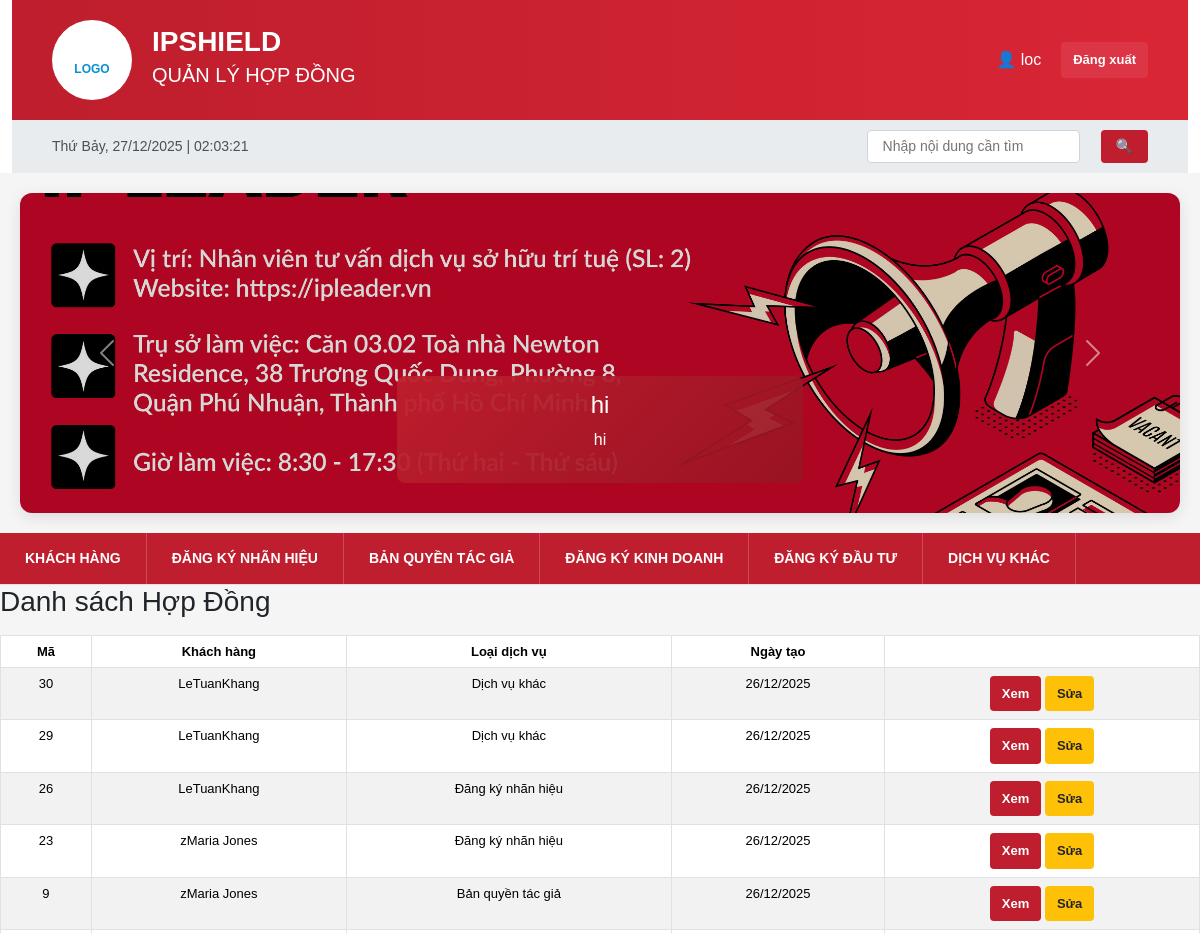
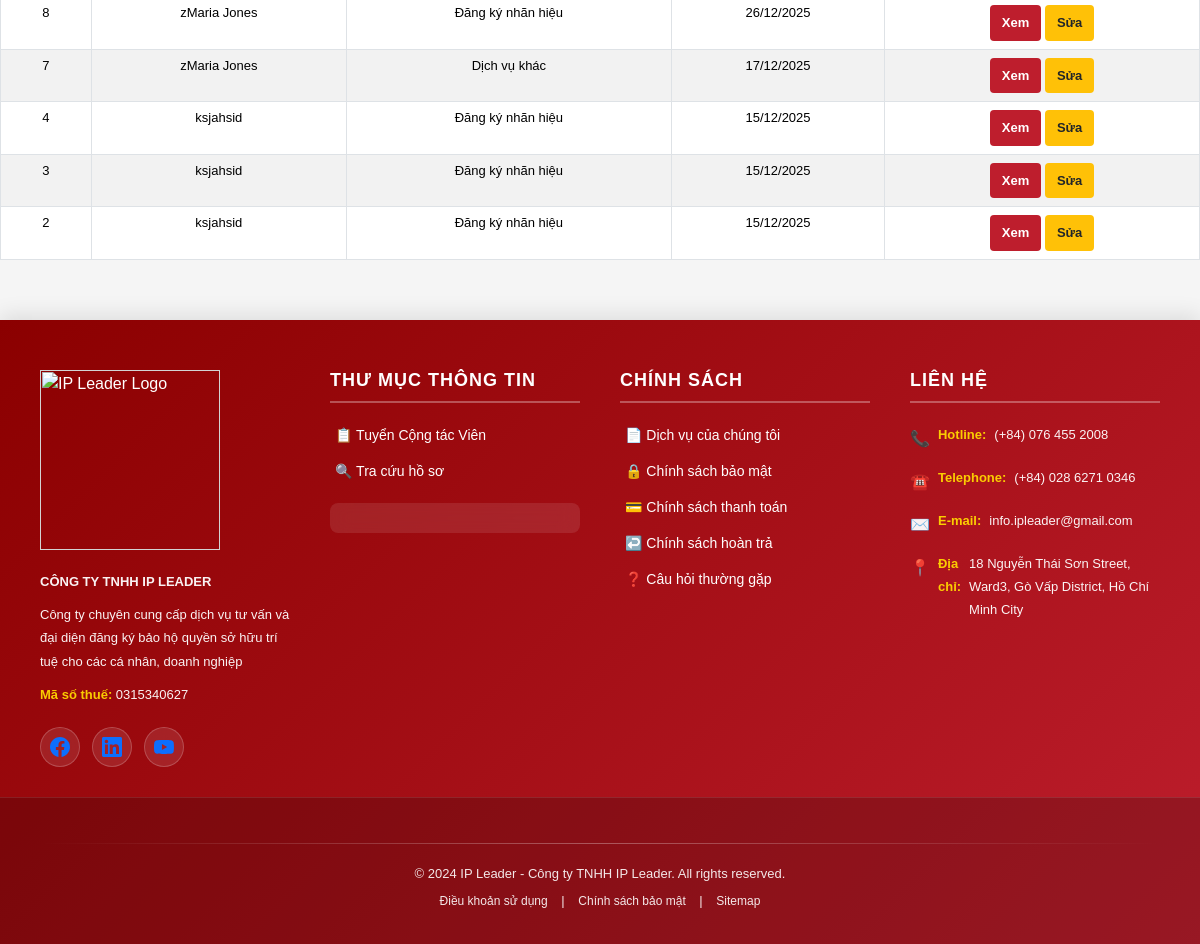
The page /contracts/ (signed in) on the database its author committed (2 pictures, top to bottom).
### ipshieldapp/models.py (models this page shows, shortened)
class Slider(models.Model):
    title = models.CharField(max_length=255)
    description = models.CharField(max_length=255, blank=True)
    image = models.ImageField(upload_to='sliders/')
    is_active = models.BooleanField(default=True)

class Contract(models.Model):
    SERVICE_TYPE_CHOICES = (
        ('nhanhieu', 'Đăng ký nhãn hiệu'),
        ('banquyen', 'Bản quyền tác giả'),
        ('dkkd', 'Đăng ký kinh doanh'),
        ('dautu', 'Đăng ký đầu tư'),
        ('khac', 'Dịch vụ khác'),
    )
    CONTRACT_STATUS_CHOICES = (
        ('pending', 'Đang chờ xử lý'),
        ('processing', 'Đang xử lý'),
        ('completed', 'Hoàn thành'),
        ('paused', 'Ngưng'),
    )
    PAYMENT_TYPE_CHOICES = (
        ('full', 'Trả dứt điểm'),
        ('installment', 'Trả nhiều đợt'),
    )
    customer = models.ForeignKey(
        Customer,
        on_delete=models.CASCADE,
        related_name='contracts'
    )
    service_type = models.CharField(
        max_length=50,
        choices=SERVICE_TYPE_CHOICES
    )
    contract_no = models.CharField(max_length=50, unique=True)
    contract_value = models.DecimalField(
        max_digits=15,
        decimal_places=0,
        verbose_name='Giá trị hợp đồng'
    )
    payment_type = models.CharField(
        max_length=20,
        choices=PAYMENT_TYPE_CHOICES,
        verbose_name='Hình thức thanh toán'
    )
    prepaid_amount = models.DecimalField(
        max_digits=15,
        decimal_places=0,
        default=0,
        verbose_name='Số tiền trả trước'
    )
    status = models.CharField(
        max_length=20,
        choices=CONTRACT_STATUS_CHOICES,
        default='pending'
    )
    created_at = models.DateTimeField(auto_now_add=True)
    updated_at = models.DateTimeField(default=timezone.now)
    class Meta:
        verbose_name = 'Hợp đồng'
        verbose_name_plural = 'Hợp đồng'
        indexes = [
            models.Index(fields=['contract_no']),
            models.Index(fields=['customer', 'status']),
            models.Index(fields=['created_at']),
        ]

class Customer(models.Model):
    CUSTOMER_TYPE_CHOICES = (
        ('personal', 'Cá nhân'),
        ('company', 'Doanh nghiệp'),
    )
    CUSTOMER_STATUS_CHOICES = (
        ('approved', 'Chờ duyệt'),
        ('pending', 'Đang xử lý'),
        ('completed', 'Hoàn tất'),
    )
    customer_type = models.CharField(
        max_length=20,
        choices=CUSTOMER_TYPE_CHOICES,
        default='personal',
        verbose_name='Loại khách hàng'
    )
    status = models.CharField(
        max_length=20,
        choices=CUSTOMER_STATUS_CHOICES,
        default='approved',
        verbose_name='Trạng thái'
    )
    customer_code = models.CharField(
        max_length=50,
        unique=True,
        verbose_name='Mã khách hàng'
    )
    name = models.CharField(
        max_length=255,
        verbose_name='Tên khách hàng'
    )
    address = models.CharField(
        max_length=255,
        verbose_name='Địa chỉ'
    )
    phone = models.CharField(
        max_length=20,
        validators=[phone_validator],
        verbose_name='Số điện thoại'
    )
    email = models.EmailField(
        verbose_name='Email'
    )
    cccd = models.CharField(
        max_length=20,
        validators=[number_validator],
        blank=True,
        null=True,
        verbose_name='Số CCCD'
    )
    tax_code = models.CharField(
        max_length=20,
        validators=[number_validator],
        blank=True,
        null=True,
        verbose_name='Mã số thuế'
    )
    manager = models.CharField(
        max_length=255,
        verbose_name='Người phụ trách'
    )
    position = models.CharField(
        max_length=100,
        verbose_name='Chức danh'
    )
    note = models.TextField(
        blank=True,
        null=True,
        verbose_name='Ghi chú'
    )
    created_at = models.DateTimeField(
        auto_now_add=True,
        verbose_name='Ngày tạo'
    )
    class Meta:
        verbose_name = 'Khách hàng'
        verbose_name_plural = 'Khách hàng'

### ipshieldapp/views.py (the view)
# urls.py: path("contracts/", views.contract_list, name="contract_list"),
def contract_list(request):
    contracts = Contract.objects.select_related("customer").order_by("-created_at")
    return render(request, "contract_list.html", {"contracts": contracts})

### ipshieldapp/context_processors.py (called while the page is built)
def global_sliders(request):
    return {
        'sliders': Slider.objects.filter(is_active=True)
    }

### templates/contract_list.html
{% extends "base.html" %}
{% block body_block %}
<h3 class="mb-3">Danh sách Hợp Đồng</h3>
<table class="table table-bordered table-striped">
    <thead>
        <tr>
            <th>Mã</th>
            <th>Khách hàng</th>
            <th>Loại dịch vụ</th>
            <th>Ngày tạo</th>
            <th></th>
        </tr>
    </thead>
    <tbody>
        {% for c in contracts %}
        <tr>
            <td>{{ c.id }}</td>
            <td>{{ c.customer.name }}</td>
            <td>{{ c.get_service_type_display }}</td>
            <td>{{ c.created_at|date:"d/m/Y" }}</td>
            <td>
                <a href="{% url 'contract_detail' c.id %}" class="btn btn-sm btn-info">Xem</a>
                <a href="{% url 'contract_edit' c.id %}" class="btn btn-sm btn-warning">Sửa</a>
            </td>
        </tr>
        {% empty %}
        <tr>
            <td colspan="5" class="text-center">Chưa có hợp đồng nào</td>
        </tr>
        {% endfor %}
    </tbody>
</table>
{% endblock %}

### templates/base.html (shortened to what this page needs)
{% load static %}
<head>
    <link href="https://cdn.jsdelivr.net/npm/bootstrap@5.3.8/dist/css/bootstrap.min.css" rel="stylesheet">
     <link href="{% static 'css/base.css' %}" rel="stylesheet">
</head>
<body>
    <div class="container">
        <div class="header">
            <div class="header-logo">
                <br>LOGO
            </div>
            <div class="header-title">
                <h1>IPSHIELD</h1>
                <h2>QUẢN LÝ HỢP ĐỒNG</h2>
            </div>
{% if user.is_authenticated %}
                    <span>
                        👤 {{ user.username }}
                    </span>
                    <a href="{% url 'logout' %}"
                       class="btn btn-sm btn-danger">
                        Đăng xuất
                    </a>
                {% endif %}
        </div>
                <div class="top-bar">
           <div id="realtime-clock"></div>
            <div class="language-selector d-flex align-items-center gap-3">
                 <input type="text" placeholder="Nhập nội dung cần tìm"
                    style="margin-left: 20px; padding: 5px 15px; border: 1px solid #ced4da; border-radius: 4px;">
                <button class="btn btn-primary" style="padding: 6px 15px; margin-left: 5px;">🔍</button>
            </div>
            </div>
        </div>
<div class="carousel-section" style="margin:20px; box-shadow:0 4px 15px rgba(0,0,0,0.1); border-radius:12px; overflow:hidden;">
    <div id="mainCarousel" class="carousel slide" data-bs-ride="carousel" data-bs-interval="3500">
        <div class="carousel-inner">
            {% for slider in sliders %}
            <div class="carousel-item {% if forloop.first %}active{% endif %}">
                <img src="{{ slider.image.url }}"
                     class="d-block w-100"
                     alt="{{ slider.title }}"
                     style="height:320px; object-fit:cover; filter:brightness(0.85);">
                <div class="carousel-caption d-none d-md-block"
                     style="background:linear-gradient(135deg, rgba(190,30,45,.95), rgba(150,20,35,.9));
                            padding:15px 30px;
                            border-radius:8px;
                            bottom:30px;
                            left:50%;
                            transform:translateX(-50%);
                            max-width:80%;">
                    <h4>{{ slider.title }}</h4>
                    <p>{{ slider.description }}</p>
                </div>
            </div>
            {% endfor %}
        </div>
        <button class="carousel-control-prev" type="button" data-bs-target="#mainCarousel" data-bs-slide="prev">
            <span class="carousel-control-prev-icon"></span>
        </button>
        <button class="carousel-control-next" type="button" data-bs-target="#mainCarousel" data-bs-slide="next">
            <span class="carousel-control-next-icon"></span>
        </button>
    </div>
</div>
{% if user.is_authenticated %}
<div class="nav-tabs">
    <a href="{% url 'home' %}" class="nav-tab">Khách hàng</a>
    <a href="" class="nav-tab">Ðăng ký nhãn hiệu</a>
    <a href="" class="nav-tab">Bản quyền tác giả</a>
    <a href="" class="nav-tab">Ðăng ký kinh doanh</a>
    <a href="" class="nav-tab">Ðăng ký đầu tư</a>
    <a href="" class="nav-tab">Dịch vụ khác</a>
</div>
{% endif %}
 {% block body_block %}
              {% endblock %}
    <footer class="site-footer">
        <div class="footer-content">
            <div class="footer-section">
                <div class="footer-logo">
                    <img src="https://ipleader.vn/wp-content/uploads/2021/01/IPLEADER-LOGO-WHITE-01.png" alt="IP Leader Logo" width="180px">
                </div>
                <p class="company-name">CÔNG TY TNHH IP LEADER</p>
                <p class="company-desc">Công ty chuyên cung cấp dịch vụ tư vấn và đại diện đăng ký bảo hộ quyền sở hữu trí tuệ cho các cá nhân, doanh nghiệp</p>
                <p><strong>Mã số thuế:</strong> 0315340627</p>
                <div class="social-icons">
                    <a href="#" class="social-icon facebook" title="Facebook">
                    </a>
                    <a href="#" class="social-icon linkedin" title="LinkedIn">
                    </a>
                    <a href="#" class="social-icon youtube" title="YouTube">
                    </a>
                </div>
            </div>
            <div class="footer-section">
                <h5>Thư mục thông tin</h5>
                <ul>
                    <li><a href="#">📋 Tuyển Cộng tác Viên</a></li>
                    <li><a href="#">🔍 Tra cứu hồ sơ</a></li>
                </ul>
                <div class="certification-badge">
                </div>
            </div>
            <div class="footer-section">
                <h5>Chính sách</h5>
                <ul>
                    <li><a href="#">📄 Dịch vụ của chúng tôi</a></li>
                    <li><a href="#">🔒 Chính sách bảo mật</a></li>
                    <li><a href="#">💳 Chính sách thanh toán</a></li>
                    <li><a href="#">↩️ Chính sách hoàn trả</a></li>
                    <li><a href="#">❓ Câu hỏi thường gặp</a></li>
                </ul>
            </div>
            <div class="footer-section">
                <h5>Liên hệ</h5>
                <div class="contact-info">
                    <p><span class="contact-icon">📞</span> <strong>Hotline:</strong> (+84) 076 455 2008</p>
                    <p><span class="contact-icon">☎️</span> <strong>Telephone:</strong>(+84) 028 6271 0346</p>
                    <p><span class="contact-icon">✉️</span> <strong>E-mail:</strong> info.ipleader@gmail.com</p>
                    <p><span class="contact-icon">📍</span> <strong>Địa chỉ:</strong>18 Nguyễn Thái Sơn Street, Ward3, Gò Vấp District, Hồ Chí Minh City</p>
                </div>
            </div>
        </div>
        <div class="footer-bottom">
            <div class="footer-divider"></div>
            <p>© 2024 IP Leader - Công ty TNHH IP Leader. All rights reserved.</p>
            <p class="footer-links">
                <a href="#">Điều khoản sử dụng</a> |
                <a href="#">Chính sách bảo mật</a> |
                <a href="#">Sitemap</a>
            </p>
        </div>
    </footer>

### rows shown on the page
Slider: image (picture), title "hi", description "hi"
Contract: id "30", customer.name "LeTuanKhang", service_type "Dịch vụ khác", created_at "26/12/2025"
Contract: id "29", customer.name "LeTuanKhang", service_type "Dịch vụ khác", created_at "26/12/2025"
Contract: id "26", customer.name "LeTuanKhang", service_type "Đăng ký nhãn hiệu", created_at "26/12/2025"
Contract: id "23", customer.name "zMaria Jones", service_type "Đăng ký nhãn hiệu", created_at "26/12/2025"
Contract: id "9", customer.name "zMaria Jones", service_type "Bản quyền tác giả", created_at "26/12/2025"
Contract: id "8", customer.name "zMaria Jones", service_type "Đăng ký nhãn hiệu", created_at "26/12/2025"
Contract: id "7", customer.name "zMaria Jones", service_type "Dịch vụ khác", created_at "17/12/2025"
Contract: id "4", customer.name "ksjahsid", service_type "Đăng ký nhãn hiệu", created_at "15/12/2025"
Contract: id "3", customer.name "ksjahsid", service_type "Đăng ký nhãn hiệu", created_at "15/12/2025"
Contract: id "2", customer.name "ksjahsid", service_type "Đăng ký nhãn hiệu", created_at "15/12/2025"

### other values the page prints
{{ user.username }} "loc"
